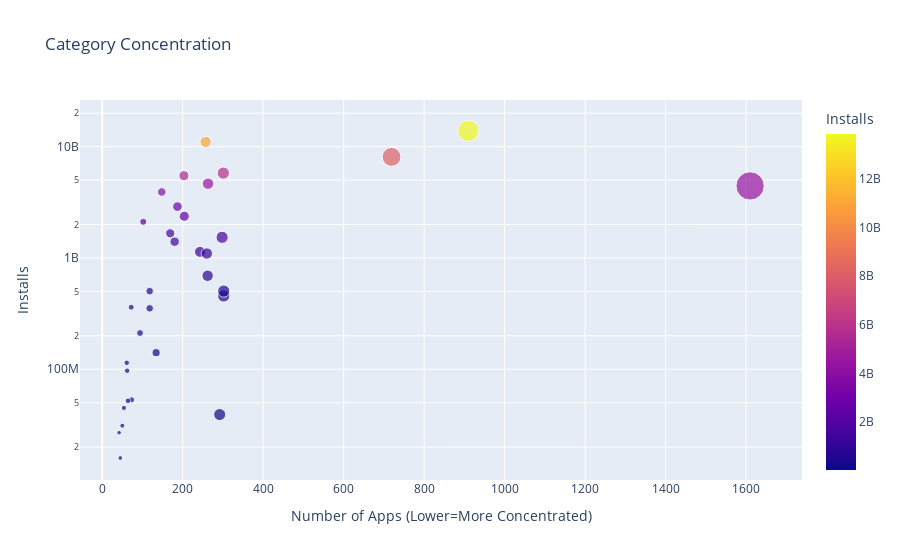

The notebook cell saved with this chart:
### Code cell
fig = px.scatter(data_frame=df_category_concentration, x='App', y='Installs',
                 color='Installs', size='App', title='Category Concentration',
                 hover_name=df_category_concentration.index)
fig.update_layout(xaxis_title='Number of Apps (Lower=More Concentrated)',
                  yaxis_title= 'Installs',
                  yaxis=dict(type='log'))
fig.show()

### Figure 1 — Plotly figure (JSON) as saved in the notebook; plotly's stock layout.template omitted (floating-point values rounded to 4 significant figures)
{"data": [{"hovertemplate": "<b>%{hovertext}</b><br><br>App=%{marker.size}<br>Installs=%{marker.color}<extra></extra>", "hovertext": ["ART_AND_DESIGN", "AUTO_AND_VEHICLES", "BEAUTY", "BOOKS_AND_REFERENCE", "BUSINESS", "COMICS", "COMMUNICATION", "DATING", "EDUCATION", "ENTERTAINMENT", "EVENTS", "FAMILY", "FINANCE", "FOOD_AND_DRINK", "GAME", "HEALTH_AND_FITNESS", "HOUSE_AND_HOME", "LIBRARIES_AND_DEMO", "LIFESTYLE", "MAPS_AND_NAVIGATION", "MEDICAL", "NEWS_AND_MAGAZINES", "PARENTING", "PERSONALIZATION", "PHOTOGRAPHY", "PRODUCTIVITY", "SHOPPING", "SOCIAL", "SPORTS", "TOOLS", "TRAVEL_AND_LOCAL", "VIDEO_PLAYERS", "WEATHER"], "legendgroup": "", "marker": {"color": [114233100, 53129800, 26916200, 1665791655, 692018120, 44931100, 11039241530, 140912410, 352852000, 2113660000, 15949410, 4437579590, 455312400, 211677750, 13858762717, 1134006220, 97082000, 52083000, 503742120, 503267560, 39162676, 2369110650, 31116110, 1532352930, 4649143130, 5788070180, 1400331540, 5487841475, 1096431465, 8099724500, 2894859300, 3916897200, 361096500], "coloraxis": "coloraxis", "size": [61, 73, 42, 169, 262, 54, 257, 134, 118, 102, 45, 1610, 302, 94, 910, 243, 62, 64, 302, 118, 292, 204, 50, 298, 263, 301, 180, 203, 260, 719, 187, 148, 72], "sizemode": "area", "sizeref": 4.025, "symbol": "circle"}, "mode": "markers", "name": "", "orientation": "v", "showlegend": false, "type": "scatter", "x": [61, 73, 42, 169, 262, 54, 257, 134, 118, 102, 45, 1610, 302, 94, 910, 243, 62, 64, 302, 118, 292, 204, 50, 298, 263, 301, 180, 203, 260, 719, 187, 148, 72], "xaxis": "x", "y": [114233100, 53129800, 26916200, 1665791655, 692018120, 44931100, 11039241530, 140912410, 352852000, 2113660000, 15949410, 4437579590, 455312400, 211677750, 13858762717, 1134006220, 97082000, 52083000, 503742120, 503267560, 39162676, 2369110650, 31116110, 1532352930, 4649143130, 5788070180, 1400331540, 5487841475, 1096431465, 8099724500, 2894859300, 3916897200, 361096500], "yaxis": "y"}], "layout": {"coloraxis": {"colorbar": {"title": {"text": "Installs"}}, "colorscale": [[0, "#0d0887"], [0.1111, "#46039f"], [0.2222, "#7201a8"], [0.3333, "#9c179e"], [0.4444, "#bd3786"], [0.5556, "#d8576b"], [0.6667, "#ed7953"], [0.7778, "#fb9f3a"], [0.8889, "#fdca26"], [1, "#f0f921"]]}, "legend": {"itemsizing": "constant", "tracegroupgap": 0}, "title": {"text": "Category Concentration"}, "xaxis": {"anchor": "y", "domain": [0, 1], "title": {"text": "Number of Apps (Lower=More Concentrated)"}}, "yaxis": {"anchor": "x", "domain": [0, 1], "title": {"text": "Installs"}, "type": "log"}}}
